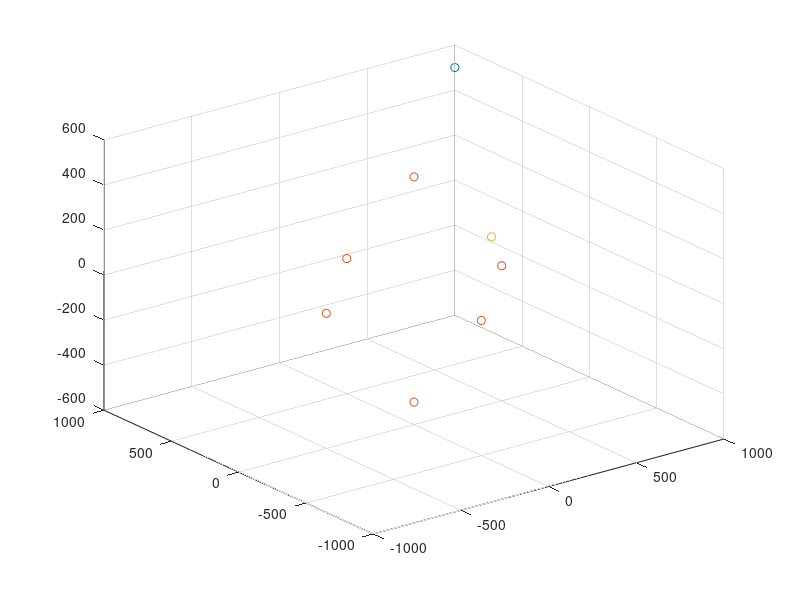

This chart was generated by the following MATLAB code: (Note: this script raises an error after producing the figure.)
clc;clear all;close all;
% 参数设置
c = 3e8;                    % 光速 (m/s)
% Tx_pos = [5e3,11e3,10e3;    % 发射机位置 (m)
%           8.5e3,8e3,5e3;
%           11e3,4e3,1e3];
% Rx_pos = [7e3,9.5e3,2.5e3;  % 接收机位置 (m)
%           10e3,6.5e3,4.5e3;
%           12e3,2e3,5e3;
%           14e3,1e3,7.5e3];


Tx_pos = [1000,1000,500];    % 发射机位置 (m)


% 使用准均匀球面分布
[theta,phi] = meshgrid(linspace(pi/2,2*pi,2), linspace(-pi/2,pi/2,3));
% Rx_pos = 1000*[cos(theta(:)).*cos(phi(:)),...
%               sin(theta(:)).*cos(phi(:)),...
%               sin(phi(:))];
d = 500; 
Rx_pos = [0,0,d;
           0,0,-d;
           d,0,0;
           -d,0,0;
           0,d,0;
           0,-d,0];

% Rx_pos = [1000*sin(0:pi/4:pi/2).*cos(0:pi/6:pi/3);
%           1000*sin(0:pi/4:pi/2).*sin(0:pi/6:pi/3); 
%           1000*cos(0:pi/4:pi/2);                  ]';

u_true = [250;-250;250];     % 真实目标位置 (m)

%% 场景
figure
scatter3(Tx_pos(1),Tx_pos(2),Tx_pos(3),'red');hold on;
scatter3(Rx_pos(:,1),Rx_pos(:,2),Rx_pos(:,3),'blue');
scatter3(u_true(1),u_true(2),u_true(3));


M = size(Tx_pos,1);          % 发射机数量
N = size(Rx_pos,1);          % 接收机数量
numMC = 20;                % 蒙特卡洛仿真次数

% 仿真参数设置
% sigma_t_values = 20:5:100;    % 时间测量噪声 (ns)
% sigma_AOA_fixed = 2;       % 固定角度噪声 (度)
% sigma_AOA_values = 1:0.5:3; % 角度噪声范围 (度)
sigma_r_db = -20:5:10;
sigma_t_values = db2mag(sigma_r_db)/3e8*1e9;

% sigma_t_values = 1:1:1.6;    % 时间测量噪声 (ns)
sigma_AOA_theta_fixed = 0.2;       % 固定角度噪声 (度)
sigma_AOA_phi_fixed = 0.5;       % 固定角度噪声 (度)
sigma_AOA_values = 0.01:0.01:0.1; % 角度噪声范围 (度)

% 预存储结果
MSE_hybrid = zeros(length(sigma_t_values),1);
CRLB_hybrid = zeros(length(sigma_t_values),1);
MSE_AOA = zeros(length(sigma_AOA_values),1);
CRLB_AOA = zeros(length(sigma_AOA_values),1);

%% 仿真1：固定角度噪声，变化BR噪声
for idx = 1:length(sigma_t_values)
    sigma_t = sigma_t_values(idx)*1e-9; % 转换为秒
    sigma_r = c*sigma_t;               % BR噪声标准差 (m)
    sigma_AOA_theta = deg2rad(sigma_AOA_theta_fixed); % 转换为弧度
    sigma_AOA_phi = deg2rad(sigma_AOA_phi_fixed); % 转换为弧度
    % 预存储估计结果
    estimates = zeros(3,numMC);
    
    % 蒙特卡洛仿真
    for mc = 1:numMC
        % 生成测量噪声
        noise_r = sigma_r * randn(M,N);
        noise_theta = sigma_AOA_theta * randn(N,1);
        noise_phi = sigma_AOA_phi * randn(N,1);
        
        % 生成带噪声的测量值
        [BR_meas, AOA_theta_meas, AOA_phi_meas] = generate_measurements(u_true, Tx_pos, Rx_pos, noise_r, noise_theta, noise_phi);
        
        % 两阶段定位算法
        u_est = two_stage_estimator(BR_meas, AOA_theta_meas, AOA_phi_meas, Tx_pos, Rx_pos, sigma_r, sigma_AOA_theta, sigma_AOA_phi);
        
        estimates(:,mc) = u_est;
    end
    
    % 计算MSE
    MSE_hybrid(idx) = mean(sum((estimates - u_true).^2,1));
    
    % 计算CRLB
    CRLB_hybrid(idx) = trace(compute_CRLB(u_true, Tx_pos, Rx_pos, sigma_r, sigma_AOA_theta, sigma_AOA_phi));
end

% %% 仿真2：固定BR噪声，变化角度噪声
% sigma_t_fixed = 40e-9;       % 固定时间噪声 (40ns)
% sigma_r_fixed = c*sigma_t_fixed; % 固定BR噪声 (m)
% 
% for idx = 1:length(sigma_AOA_values)
%     sigma_AOA = deg2rad(sigma_AOA_values(idx)); % 转换为弧度
% 
%     % 预存储估计结果
%     estimates = zeros(3,numMC);
% 
%     % 蒙特卡洛仿真
%     for mc = 1:numMC
%         % 生成测量噪声
%         noise_r = sigma_r_fixed * randn(M,N);
%         noise_theta = sigma_AOA * randn(N,1);
%         noise_phi = sigma_AOA * randn(N,1);
% 
%         % 生成带噪声的测量值
%         [BR_meas, AOA_theta_meas, AOA_phi_meas] = generate_measurements(u_true, Tx_pos, Rx_pos, noise_r, noise_theta, noise_phi);
% 
%         % 两阶段定位算法
%         u_est = two_stage_estimator(BR_meas, AOA_theta_meas, AOA_phi_meas, Tx_pos, Rx_pos, sigma_r_fixed, sigma_AOA);
% 
%         estimates(:,mc) = u_est;
%     end
% 
%     % 计算MSE
%     MSE_AOA(idx) = mean(sum((estimates - u_true).^2,1));
% 
%     % 计算CRLB
%     CRLB_AOA(idx) = trace(compute_CRLB(u_true, Tx_pos, Rx_pos, sigma_r_fixed, sigma_AOA));
% end

%% 绘制结果
figure('Position',[100 100 800 600])
% hold on;
% 图1：BR噪声变化
% subplot(2,1,1)
plot(db(sigma_t_values*1e-9*3e8), 10*log10(MSE_hybrid),'k-o','LineWidth',2,'MarkerSize',8)
hold on
plot(db(sigma_t_values*1e-9*3e8), 10*log10(CRLB_hybrid),'r--','LineWidth',2)
grid on
xlabel('Time Measurement Noise \sigma_t (ns)')
ylabel('10log(MSE (m^2))')
legend('Proposed Method','CRLB','Location','northwest')
title('Localization Performance vs BR Measurement Noise')

% % 图2：AOA噪声变化
% subplot(2,1,2)
% semilogy(sigma_AOA_values, 10*log10(MSE_AOA),'k-o','LineWidth',2,'MarkerSize',8)
% hold on
% semilogy(sigma_AOA_values, 10*log10(CRLB_AOA),'r--','LineWidth',2)
% grid on
% xlabel('AOA Measurement Noise \sigma_{AOA} (degree)')
% ylabel('10log(MSE (m^2))')
% legend('Proposed Method','CRLB','Location','northwest')
% title('Localization Performance vs AOA Measurement Noise')

%% 辅助函数
function [BR_meas, AOA_theta_meas, AOA_phi_meas] = generate_measurements(u, Tx, Rx, noise_r, noise_theta, noise_phi)
    M = size(Tx,1);
    N = size(Rx,1);
    BR_meas = zeros(M,N);
    
    for i = 1:M
        for j = 1:N
%             d_ij = norm(Tx(i,:)-Rx(j,:));
            r_i = norm(u - Tx(i,:)');
            r_j = norm(u - Rx(j,:)');
            BR_true = r_i + r_j;
            BR_meas(i,j) = BR_true + noise_r(i,j);
        end
    end
    
    AOA_theta_meas = zeros(N,1);
    AOA_phi_meas = zeros(N,1);
    for j = 1:N
        dx = u(1) - Rx(j,1);
        dy = u(2) - Rx(j,2);
        dz = u(3) - Rx(j,3);
        AOA_theta_true = atan2(dy, dx);
        AOA_phi_true = asin(dz/norm(u - Rx(j,:)'));
        AOA_theta_meas(j) = AOA_theta_true + noise_theta(j);
        AOA_phi_meas(j) = AOA_phi_true + noise_phi(j);
    end
end

function CRLB = compute_CRLB(u, Tx, Rx, sigma_r, sigma_AOA_theta, sigma_AOA_phi)
    M = size(Tx,1);
    N = size(Rx,1);
    
    % 计算Fisher信息矩阵
    FIM = zeros(3);
    
    % BR部分的Fisher信息
    for i = 1:M
        for j = 1:N
            r_i = u - Tx(i,:)';
            r_j = u - Rx(j,:)';
            dr_dx = (r_i/norm(r_i) + r_j/norm(r_j))';
            FIM = FIM + (dr_dx'*dr_dx)/(sigma_r^2);
        end
    end
    
    % AOA部分的Fisher信息
    for j = 1:N
        r_j = u - Rx(j,:)';
        dx = r_j(1); dy = r_j(2); dz = r_j(3);
        rho_xy = norm(r_j(1:2));
        
        % 方位角导数
        dtheta_dx = -dy/(dx^2 + dy^2);
        dtheta_dy = dx/(dx^2 + dy^2);
        dtheta_dz = 0;
        grad_theta = [dtheta_dx; dtheta_dy; dtheta_dz];
        
        % 俯仰角导数
        dphi_dx = (-dx*dz)/(norm(r_j)^2*rho_xy);
        dphi_dy = (-dy*dz)/(norm(r_j)^2*rho_xy);
        dphi_dz = rho_xy/(norm(r_j)^2);
        grad_phi = [dphi_dx; dphi_dy; dphi_dz];
        
        FIM = FIM + (grad_phi*grad_phi')/(sigma_AOA_theta^2)+...
        (grad_theta*grad_theta')/(sigma_AOA_phi^2) ;
                    
    end
    
    CRLB = inv(FIM);
end

function u_est = two_stage_estimator(BR_meas, AOA_theta, AOA_phi, Tx, Rx, sigma_r, sigma_AOA_theta, sigma_AOA_phi)
    M = size(Tx,1);
    N = size(Rx,1);
    
    % 第一阶段：构建伪线性方程
    h1 = [];
    G1 = [];
    
    % BR测量部分
    for i = 1:M
        for j = 1:N
%             d_ij(i,j) = norm(Tx(i,:) - Rx(j,:));
            term = BR_meas(i,j)^2 + Rx(j,:)*Rx(j,:)' - Tx(i,:)*Tx(i,:)';
            h1 = [h1; term];
            
            G_row = [2*(Rx(j,:)-Tx(i,:)), zeros(1,j-1), 2*(BR_meas(i,j)), zeros(1,N-j)];
            G1 = [G1; G_row];
        end
    end

    % AOA测量部分
    for j = 1:N
        % 方位角
        vj = [cos(AOA_theta(j)); sin(AOA_theta(j)); 0];
        wj = [-sin(AOA_theta(j)); cos(AOA_theta(j)); 0];
        h1 = [h1; wj'*Rx(j,:)'];
        G_row = [wj', zeros(1,N)];
        G1 = [G1; G_row];
        
        % 俯仰角
        kj = [0; 0; 1];
        h1 = [h1; kj'*Rx(j,:)'];
        G_row = [kj', zeros(1,j-1), -sin(AOA_phi(j)), zeros(1,N-j)];
        G1 = [G1; G_row];
    end
    
    % 构造A矩阵
    A  = [-G1,h1];
    Q  = diag([repmat(1/sigma_r^2, M*N, 1); 
               repmat(1/sigma_AOA_theta^2, N, 1);
              repmat(1/sigma_AOA_phi^2, N, 1)]);
    B = eye(size(Q,1));
    % rd_hat = [reshape(BR_meas',[9,1]); AOA_theta;AOA_phi]';
    rd_hat = [reshape(BR_meas',[N*M,1]); AOA_theta;AOA_phi]';
%     W1 = inv(B * Q * B');
    W1 = inv(Q);
    
    %%% 计算delta_A
    delta_G1 = [];
    delta_h1 = [];

    % Omega      = [zeros(3,3),zeros(3,N+1);zeros(10,3),OmegaTilde];
for k = 1:3  % 重复以提高加权矩阵W1  
    for i = 1:N
        for j = 1:N
            if j==i
                Omega_11(i,j) = W1(i,i)*Q(i,i)+cos(AOA_phi(j))^2*Q(N+i,N+i)*W1(N+i,N+i);
            
            else
                Omega_11(i,j) = 0;
            end

        end
    end
    Omega_12 =[];
    for i = 1:N
        Omega_12 = [Omega_12;2*Q(i,i)*W1(i,i)*rd_hat(i)];
    end
    Omega_21 = Omega_12';
    Omega_22 = 0;
    for i = 1:N
        Omega_22 = Omega_22 + Q(i,i)*W1(i,i)*4*(rd_hat(i))^2 + ([cos(AOA_theta(i)),sin(AOA_theta(i)),0]*Rx(i,:)')^2*Q(M*N+i,M*N+i)*W1(i+M*N,i+M*N);
    end
    OmegaTilde = [Omega_11,Omega_12;Omega_21,Omega_22];

    Omega_1 =zeros(3,3);
    Omega_1(1,1) = sum(cos(AOA_theta).^2)*Q(M*N+1,M*N+1);
    Omega_1(1,2) = sum(cos(AOA_theta).*sin(AOA_theta))*Q(M*N+1,M*N+1);
    Omega_1(2,1) = sum(cos(AOA_theta).*sin(AOA_theta))*Q(M*N+1,M*N+1);
    Omega_1(2,2) = sum(sin(AOA_theta).*sin(AOA_theta))*Q(M*N+1,M*N+1);


    Omega_2 = zeros(3,M*N+1);
    for i = 1:N
        Omega_2(1,M*N+1) = Omega_2(1,M*N+1)+[cos(AOA_theta(i)),sin(AOA_theta(i)),0]*Rx(i,:)'*cos(AOA_theta(i))*Q(M*N+1,M*N+1);
    end
    for i = 1:N
        Omega_2(2,M*N+1) = Omega_2(2,M*N+1)+[cos(AOA_theta(i)),sin(AOA_theta(i)),0]*Rx(i,:)'*sin(AOA_theta(i))*Q(M*N+1,M*N+1);
    end
    Omega_3 = Omega_2';

    Omega = [Omega_1,Omega_2;
             Omega_3,OmegaTilde;];
    At = A' * W1 * A;
%     Bu = 100*eye(size(Omega));
% %     Bu(3,3) = 100;
%     aaaaa = inv(Omega + Bu);
%     aaaaaaa = pinv(Omega);
%     aaa = inv(Omega + Bu) - pinv(Omega);
     X = inv(At)*Omega;
%     A11 = At(3,1:3);
%     A12 = At(3,4:end)';
%     Av1 = -inv(A11) * A12;
    D = max(eig(X))
    [E,F] = eig(X);
    for i = 1:size(E,1)
       if F(i,i) == D
           v2 = [E(:,i)];
       end
    end
%     E  = E/E(end,:);
    v2 = v2/v2(end);
    % lambda = 0.5 * ((J(1, 1) + J(2, 2)) - sqrt((J(1, 1) - J(2, 2))^2 + 4 * J(1, 2) * J(2, 1)));
    % v2 = [(lambda - J(2, 2)) / J(2, 1); 1];
%     NN = 3; % 原参数维度
%     A11 = At(1:NN, 1:NN);
%     A12 = At(1:NN, NN+1:end);
%     A21 = At(NN+1:end,1:NN);
%     A22 = At(NN+1:end, NN+1:end);
%     Av1 = -inv(A11) * A12;
% 
% 
% 
%     v1 = Av1 * v2;
    psi1 = v2(1:end-1);
    u_hat = psi1(1:3);
    r_hat = psi1(4:end);
    rd_hat = psi1;





    % OmegaTilde(1, 1) = trace(W1 * Q); 
    % OmegaTilde(1, 2) = trace(W1 * diag(rd_hat) * Q);
    % OmegaTilde(2, 1) = OmegaTilde(1, 2); %%% 这里是矩阵求迹法则？
    % OmegaTilde(2, 1) = trace(diag(rd_hat) * W1 * Q);
    % OmegaTilde(2, 2) = trace(diag(rd_hat) * W1 * diag(rd_hat) * Q);
    % OmegaTilde = OmegaTilde;  % 实际上不需要
%     J = inv(OmegaTilde) * (A22 + A21 * Av1);
%     D = min(eig(J))
%     [E,F] = eig(J);
%     for i = 1:size(E,1)
%        if F(i,i) == D
%            v2 = [E(:,i)];
%        end
%     end
%     v2 = v2/v2(end);
%     % lambda = 0.5 * ((J(1, 1) + J(2, 2)) - sqrt((J(1, 1) - J(2, 2))^2 + 4 * J(1, 2) * J(2, 1)));
%     % v2 = [(lambda - J(2, 2)) / J(2, 1); 1];
%     v1 = Av1 * v2;
%     psi1 = [v1; v2(1:end-1)];
%     u_hat = psi1(1:3);
%     r_hat = psi1(4:end);
%     rd_hat = psi1;
    W1 = compute_W1(u_hat, Tx, Rx, r_hat, AOA_theta, AOA_phi, sigma_r, sigma_AOA_theta,sigma_AOA_phi);
end
    % 第一阶段WLS估计

    % 使用第一阶段估计的 u_hat 计算 B1 和 W1
    
    % Psi = inv(G1'*W1*G1) * (G1'*W1*h1);
    % u_hat = Psi(1:3);
    % r_hat = Psi(4:end);
    % for i = 1:20
    %     W1 = compute_W1(u_hat, Tx, Rx, BR_meas, AOA_theta, AOA_phi, sigma_r, sigma_AOA);
    %     Psi = inv(G1'*W1*G1) * (G1'*W1*h1);
    %     u_hat = Psi(1:3);
    %     r_hat = Psi(4:end);
    % end
    % 第二阶段：误差修正
    h2 = [];
    G2 = [];
    % h2(1:3) = u_hat;
    % G2(1:3,:) = -eye(3);
    
    % for j = 1:N
    %     h2(3+j) = r_hat(j)^2 - norm(u_hat - Rx(j,:)')^2;
    %     G2(3+j,:) = -2*(u_hat - Rx(j,:)')';
    % end
    for j = 1:N
        term = r_hat(j)^2 - norm(u_hat - Rx(j,:)')^2;
        h2 = [h2; term];
        G2_row = [ -2*(u_hat - Rx(j,:)')' ];
        G2 = [G2; G2_row];
    end
    h2 = [zeros(3,1); h2];
    G2 = [ -eye(3); G2 ];
    % W2 = diag([ones(3,1); 1./(4*r_hat.^2*sigma_r^2)]);
    B_psi = 2 * diag(r_hat);
    B2 = blkdiag(eye(3), B_psi);
    inv_B2 = blkdiag(eye(3), diag(1./(2*r_hat))); % B_psi 的逆是对角元素取倒数
    cov_Psi = inv(G1' * W1 * G1); % 第一阶段协方差矩阵
    W2 = inv_B2' * inv(cov_Psi) * inv_B2; % 论文公式
    delta_u = inv(G2'*W2*G2) * (G2'*W2*h2);
    
    u_est = u_hat - delta_u;





% % WLS求解第二阶段
% W2 = eye(size(G2,1));  % 初始权重矩阵（简化为单位矩阵）
% delta_u = (G2' * W2 * G2) \ (G2' * W2 * h2);
% u_final = u_hat - delta_u(1:3);


end

function W1 = compute_W1(u, Tx, Rx, BR_meas, AOA_theta, AOA_phi, sigma_r, sigma_AOA_theta, sigma_AOA_phi)
    M = size(Tx,1);
    N = size(Rx,1);
    
    % 1. 计算 B_r
    r_t = zeros(M,1);
    for i = 1:M
        r_t(i) = norm(u - Tx(i,:)'); % 目标到发射机的距离
    end
    B_r = 2 * kron(eye(N), diag(r_t));
    
    % 2. 计算 B_theta
    B_theta = zeros(N);
    for j = 1:N
        vj = [cos(AOA_theta(j)); sin(AOA_theta(j)); 0];
        B_theta(j,j) = vj' * (u - Rx(j,:)');
    end
    
    % 3. 计算 B_phi
    B_phi = zeros(N);
    for j = 1:N
        r_j = norm(u - Rx(j,:)');
        B_phi(j,j) = cos(AOA_phi(j)) * r_j;
    end
    
    % 4. 构造 B1
    B1 = blkdiag(B_r, B_theta, B_phi);
%     B1 = blkdiag(B_r, B_phi);
    
    % 5. 计算 Q_m
    Q_r = sigma_r^2 * eye(M*N);
    Q_theta = sigma_AOA_theta^2 * eye(N);
    Q_phi = sigma_AOA_phi^2 * eye(N);
    Q_m = blkdiag(Q_r, Q_theta, Q_phi);
%     Q_m = blkdiag(Q_r, Q_phi);
    
    % 6. 计算 W1
    inv_B1 = inv(B1);
    W1 = inv_B1' * inv(Q_m) * inv_B1;
end